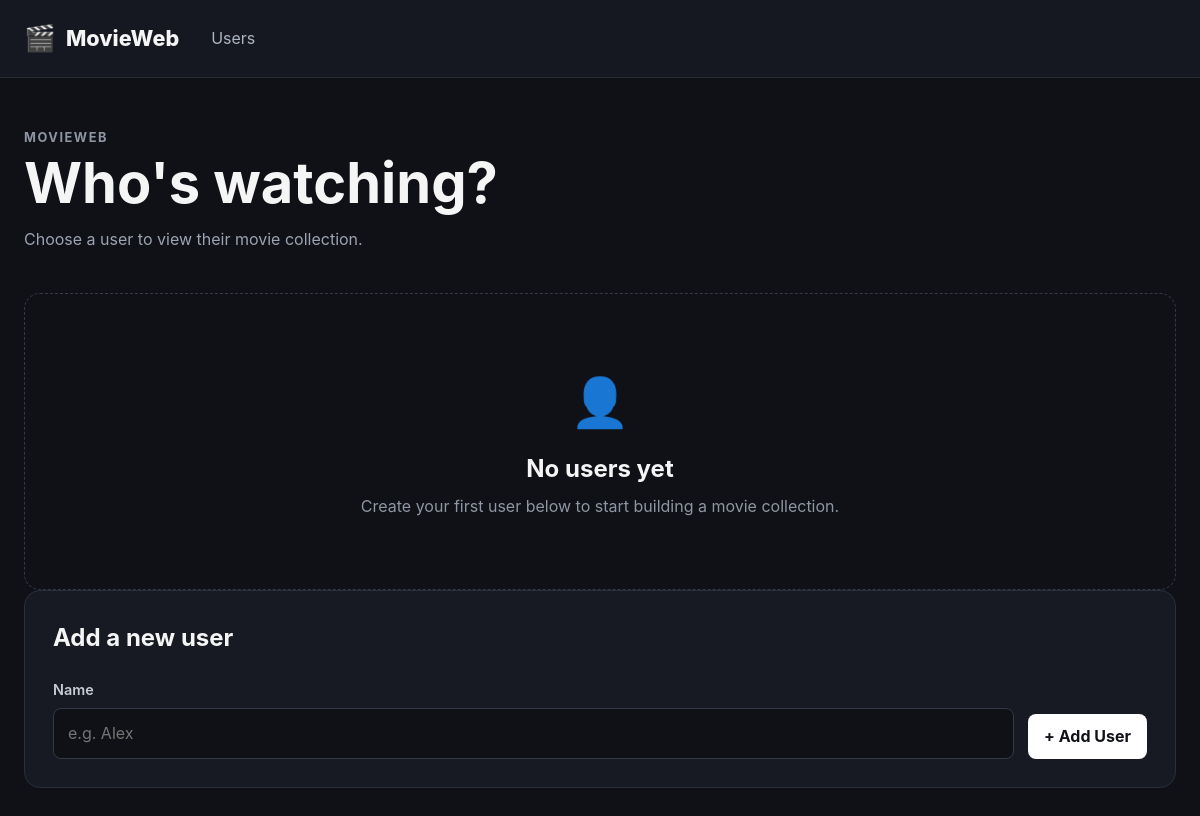
/, run on an earlier commit of the app's database.
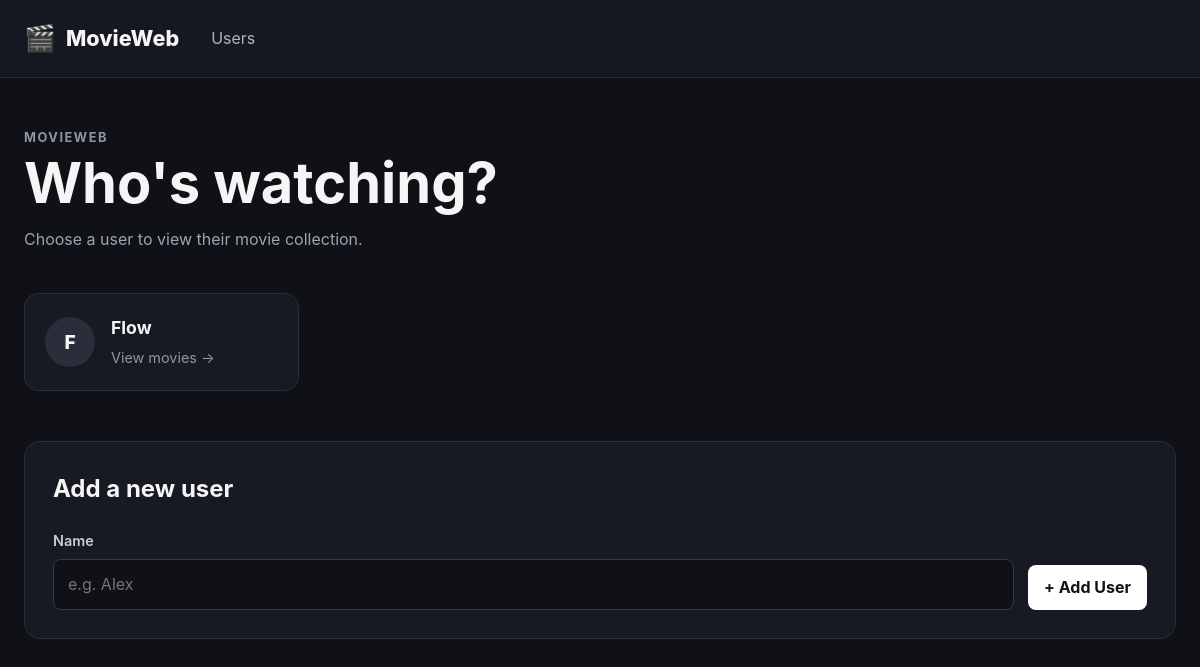
And on a later commit of the database.
### models.py (models this page shows)
class User(db.Model):
    id: Mapped[int] = mapped_column(primary_key=True)
    name: Mapped[str] = mapped_column(nullable=False)

### app.py (the view)
@app.route("/")
def index():
    users = data_manager.get_users()
    return render_template("index.html", users=users)

### data_manager.py (called while the page is built)
    def get_users(self) -> list[User]:
        return db.session.execute(
            db.select(User)
        ).scalars().all()

### templates/index.html
{% extends "base.html" %}
{% block content %}
<div class="page-header">
    <div>
        <p class="eyebrow">MovieWeb</p>
        <h1>Who's watching?</h1>
        <p class="page-description">
            Choose a user to view their movie collection.
        </p>
    </div>
</div>
<section class="users-section">
    {% if users %}
        <div class="user-grid">
            {% for user in users %}
                <a
                    href="{{ url_for('get_movies', user_id=user.id) }}"
                    class="user-card"
                >
                    <div class="user-avatar">
                        {{ user.name[0]|upper }}
                    </div>
                    <div>
                        <h2>{{ user.name }}</h2>
                        <span>View movies →</span>
                    </div>
                </a>
            {% endfor %}
        </div>
    {% else %}
        <div class="empty-state">
            <div class="empty-icon">👤</div>
            <h2>No users yet</h2>
            <p>
                Create your first user below to start building
                a movie collection.
            </p>
        </div>
    {% endif %}
</section>
<section class="add-user-section">
    <h2>Add a new user</h2>
    <form
        action="{{ url_for('create_user') }}"
        method="post"
        class="user-form"
    >
        <div class="form-group">
            <label for="name">Name</label>
            <input
                type="text"
                id="name"
                name="name"
                placeholder="e.g. Alex"
                maxlength="100"
                required
            >
        </div>
        <button type="submit" class="btn btn-primary">
            + Add User
        </button>
    </form>
</section>
{% endblock %}

### templates/base.html (shortened to what this page needs)
<!DOCTYPE html>
<html lang="en">
<head>
    <link
        rel="stylesheet"
        href="{{ url_for('static', filename='style.css') }}"
    >
</head>
<body>
<header class="site-header">
    <nav class="navbar">
        <a href="{{ url_for('index') }}" class="logo">
            <span class="logo-icon">🎬</span>
            MovieWeb
        </a>
        <a href="{{ url_for('index') }}" class="nav-link">
            Users
        </a>
    </nav>
</header>
<main class="container">
    {% block content %}{% endblock %}
</main>
</body>
</html>

### static/style.css (style rules this page uses)
* { box-sizing: border-box; }
body { margin: 0; background: #0f1117; color: #f5f5f5; font-family: Inter, Arial, sans-serif; line-height: 1.6; }
a { color: inherit; text-decoration: none; }
button, input { font: inherit; }
.site-header { border-bottom: 1px solid #272b36; background: #151821; }
.navbar { display: flex; align-items: center; gap: 32px; max-width: 1200px; margin: 0 auto; padding: 18px 24px; }
.logo { display: flex; align-items: center; gap: 10px; font-size: 1.35rem; font-weight: 800; }
.logo-icon { font-size: 1.6rem; }
.nav-link { color: #aeb4c0; transition: color 0.2s ease; }
.container { max-width: 1200px; margin: 0 auto; padding: 50px 24px 80px; }
.page-header { display: flex; align-items: flex-end; justify-content: space-between; gap: 30px; margin-bottom: 40px; }
.eyebrow { margin: 0 0 5px; color: #8f96a3; font-size: 0.8rem; font-weight: 700; letter-spacing: 0.12em; text-transform: uppercase; }
h1 { margin: 0; font-size: clamp(2rem, 5vw, 3.5rem); line-height: 1.1; }
h2 { margin-top: 0; }
.page-description { margin: 12px 0 0; color: #9da4b1; }
.btn { border: 0; border-radius: 8px; padding: 10px 16px; font-weight: 700; cursor: pointer; transition: transform 0.2s ease, opacity 0.2s ease, background 0.2s ease; }
.btn-primary { background: #ffffff; color: #111318; }
.add-movie-section, .add-user-section { margin-bottom: 50px; padding: 28px; border: 1px solid #292e3a; border-radius: 16px; background: #171a22; }
.movie-form, .user-form { display: flex; align-items: flex-end; gap: 14px; }
.form-group { flex: 1; }
label { display: block; margin-bottom: 7px; color: #c7ccd5; font-size: 0.9rem; font-weight: 600; }
input { width: 100%; padding: 12px 14px; border: 1px solid #343946; border-radius: 8px; background: #0f1117; color: #ffffff; }
.user-grid { display: grid; grid-template-columns: repeat( auto-fill, minmax(240px, 1fr) ); gap: 18px; margin-bottom: 50px; }
.user-card { display: flex; align-items: center; gap: 16px; padding: 20px; border: 1px solid #292e3a; border-radius: 14px; background: #171a22; transition: transform 0.2s ease, border-color 0.2s ease; }
.user-card h2 { margin: 0 0 3px; font-size: 1.1rem; }
.user-card span { color: #8f96a3; font-size: 0.9rem; }
.user-avatar { display: grid; place-items: center; width: 50px; height: 50px; border-radius: 50%; background: #292e3a; font-size: 1.2rem; font-weight: 800; }

What changed in the data, as far as the page shows it:
added User: name "F", name "Flow"
Also different on the page:
text no longer shown: "👤 No users yet Create your first user below to start building a movie collection."
